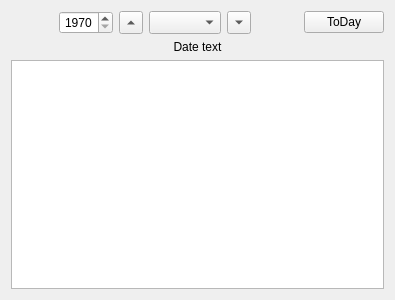
<?xml version="1.0" encoding="UTF-8"?>
<ui version="4.0">
 <class>CLunarCalendar</class>
 <widget class="QWidget" name="CLunarCalendar">
  <property name="geometry">
   <rect>
    <x>0</x>
    <y>0</y>
    <width>395</width>
    <height>300</height>
   </rect>
  </property>
  <property name="windowTitle">
   <string>Form</string>
  </property>
  <layout class="QGridLayout" name="gridLayout">
   <item row="0" column="0">
    <layout class="QHBoxLayout" name="horizontalLayout">
     <item>
      <spacer name="horizontalSpacer">
       <property name="orientation">
        <enum>Qt::Horizontal</enum>
       </property>
       <property name="sizeHint" stdset="0">
        <size>
         <width>40</width>
         <height>20</height>
        </size>
       </property>
      </spacer>
     </item>
     <item>
      <widget class="QSpinBox" name="spYear">
       <property name="sizePolicy">
        <sizepolicy hsizetype="Preferred" vsizetype="Preferred">
         <horstretch>0</horstretch>
         <verstretch>0</verstretch>
        </sizepolicy>
       </property>
       <property name="alignment">
        <set>Qt::AlignRight|Qt::AlignTrailing|Qt::AlignVCenter</set>
       </property>
       <property name="minimum">
        <number>1970</number>
       </property>
       <property name="maximum">
        <number>2999</number>
       </property>
      </widget>
     </item>
     <item>
      <widget class="QToolButton" name="tbPrevious">
       <property name="text">
        <string>...</string>
       </property>
       <property name="arrowType">
        <enum>Qt::UpArrow</enum>
       </property>
      </widget>
     </item>
     <item>
      <widget class="QComboBox" name="cbMonth">
       <property name="sizePolicy">
        <sizepolicy hsizetype="Preferred" vsizetype="Preferred">
         <horstretch>0</horstretch>
         <verstretch>0</verstretch>
        </sizepolicy>
       </property>
      </widget>
     </item>
     <item>
      <widget class="QToolButton" name="tbNext">
       <property name="text">
        <string>...</string>
       </property>
       <property name="arrowType">
        <enum>Qt::DownArrow</enum>
       </property>
      </widget>
     </item>
     <item>
      <spacer name="horizontalSpacer_2">
       <property name="orientation">
        <enum>Qt::Horizontal</enum>
       </property>
       <property name="sizeHint" stdset="0">
        <size>
         <width>40</width>
         <height>20</height>
        </size>
       </property>
      </spacer>
     </item>
     <item>
      <widget class="QPushButton" name="pbToday">
       <property name="text">
        <string>ToDay</string>
       </property>
      </widget>
     </item>
    </layout>
   </item>
   <item row="1" column="0">
    <widget class="QLabel" name="lbDateText">
     <property name="text">
      <string>Date text</string>
     </property>
     <property name="alignment">
      <set>Qt::AlignCenter</set>
     </property>
    </widget>
   </item>
   <item row="2" column="0">
    <widget class="QTableView" name="tvMonth"/>
   </item>
  </layout>
 </widget>
 <resources/>
 <connections/>
</ui>
